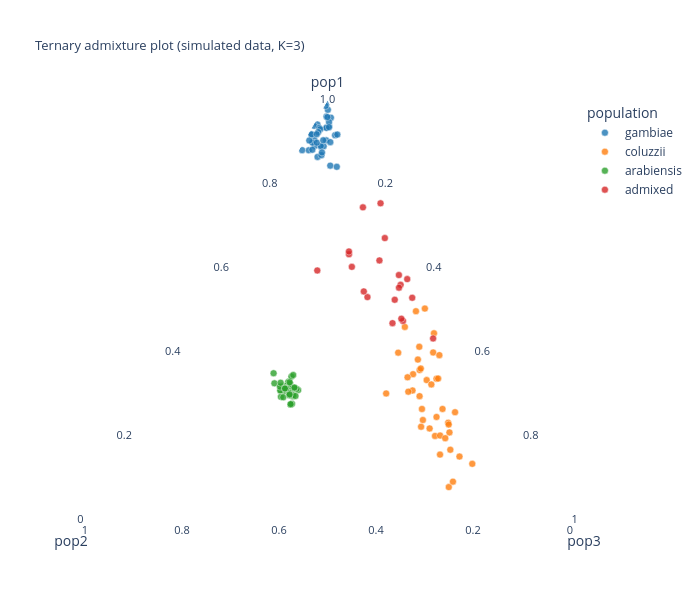
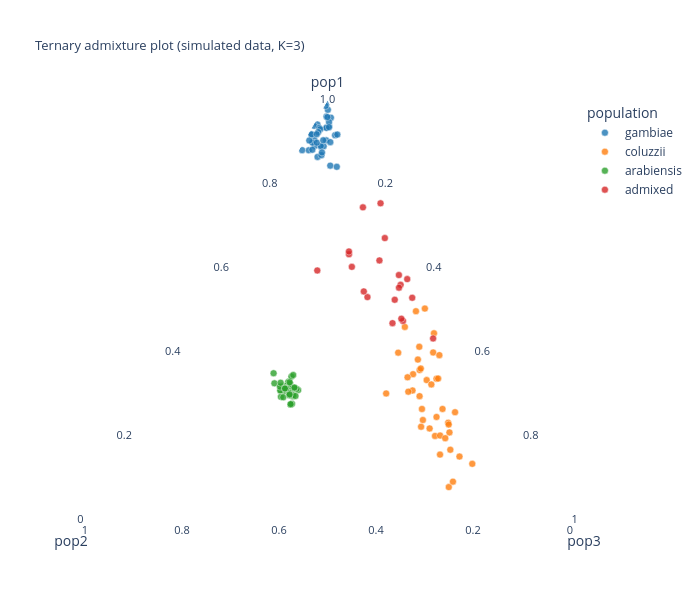

These figures' notebook cell, in order:
### Code cell
ag3.plot_admixture_ternary(
    df_admixture_sim,
    color_by="population",
    title="Ternary admixture plot (simulated data, K=3)",
    show=False,
)
